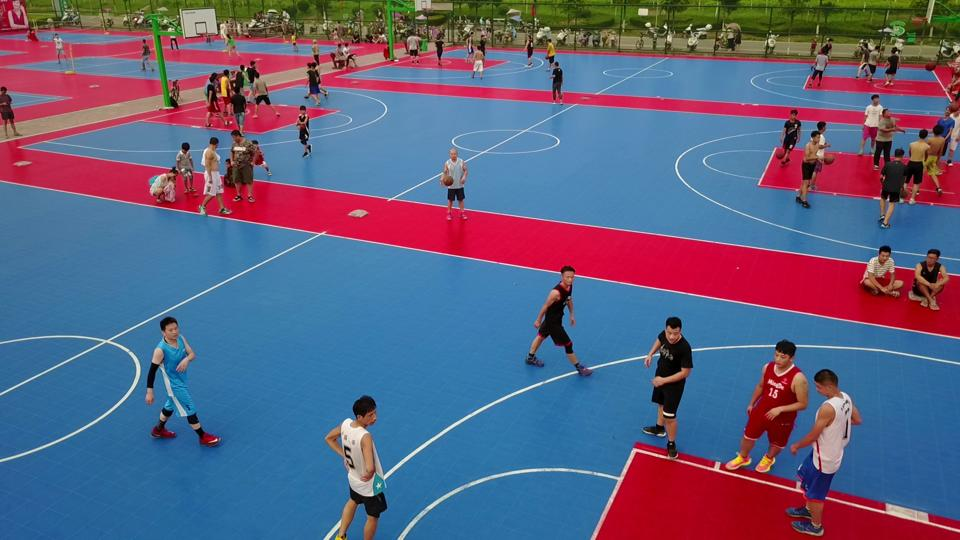
#> input picture 0000085_00001_d_0000008.jpg, 960 x 540 px, found by its file name
$ python crowdDetectionScript.py
#> lines starting #> are read from the running program, lines starting #| are printed output that depends on the picture
import pandas as pd
import numpy as np
from PIL import Image, ImageOps
import matplotlib.pyplot as plt
import random
# data = pd.read_fwf(r"C:\Users\ayush\Desktop\minor project\VisDrone_Dataset\VisDrone2019-DET-train\VisDrone2019-DET-train\labels\0000084_02139_d_0000007.txt")


input_file = r"D:\Projects\UAV comm\server\0000085_00001_d_0000008.txt"
output_file = "output.txt"

with open(input_file, "r") as f:
#> (reads 0000085_00001_d_0000008.txt from the repository)
    content = f.read()
    content_with_commas = content.replace(" ", ",")

with open(output_file, "w") as f:
    f.write(content_with_commas)

#print("Commas inserted successfully.")


data = pd.read_csv(r"D:\Projects\UAV comm\server\output.txt")
#> (reads output.txt from the repository)


filtered_data = data[(data['0'] == 1) | (data['0'] == 0)]

filtered_data['0.7074074074074075'] = 1 - filtered_data['0.7074074074074075']
filtered_data = filtered_data.reset_index(drop=True)


import pandas as pd
import math

rows = []
vis = set([])
# Sample data
for i in range(50):
    def find_closest_rows(filtered_data, num_iterations):
        # Start from row 0


        current_row_index = i
        closest_rows = [current_row_index]
        visited_rows = set([current_row_index])

        for _ in range(num_iterations):
            current_row = filtered_data.iloc[current_row_index]
            distances = []

            # Calculate Euclidean distance from the current row to unvisited rows
            for index, row in filtered_data.iterrows():
                if index != current_row_index and index not in visited_rows:
                    euclidean_distance = math.sqrt((current_row['0.190625'] - row['0.190625'])**2 + (current_row['0.7074074074074075'] - row['0.7074074074074075'])**2)
                    distances.append((index, euclidean_distance))

            if not distances:
                # All remaining rows are visited
                break

            # Find the row with the minimum Euclidean distance
            min_distance_row = min(distances, key=lambda x: x[1])
            if min_distance_row[1]>0.09:
                #print("Exceeded threshold")
                break
            current_row_index = min_distance_row[0]
            closest_rows.append(current_row_index)
            visited_rows.add(current_row_index)

            #print(f"Minimum distance at iteration {_ + 1}: {min_distance_row[1]}")

        if len(closest_rows)==6:

            l = 0  # Initialize l

            while l < len(closest_rows):
                if closest_rows[l] in vis:
                    closest_rows.pop(l)
                else:
                    l += 1


            for l in range(len(closest_rows)):
                vis.add(closest_rows[l])
            if len(closest_rows)>2:
                rows.append(closest_rows)


        return closest_rows

    # Usage example
    closest_rows = find_closest_rows(filtered_data, 5)
    #print("Closest rows:", closest_rows)


print(len(rows))


# Open the image using Pillow
image = Image.open(r"D:\Projects\UAV comm\server\0000085_00001_d_0000008.jpg")  # Replace with the path to your image file
#> image is the input picture: PIL image 960x540 RGB; mean R, G, B 95.1, 96.5, 126.8

# Get the image dimensions
image = ImageOps.flip(image)
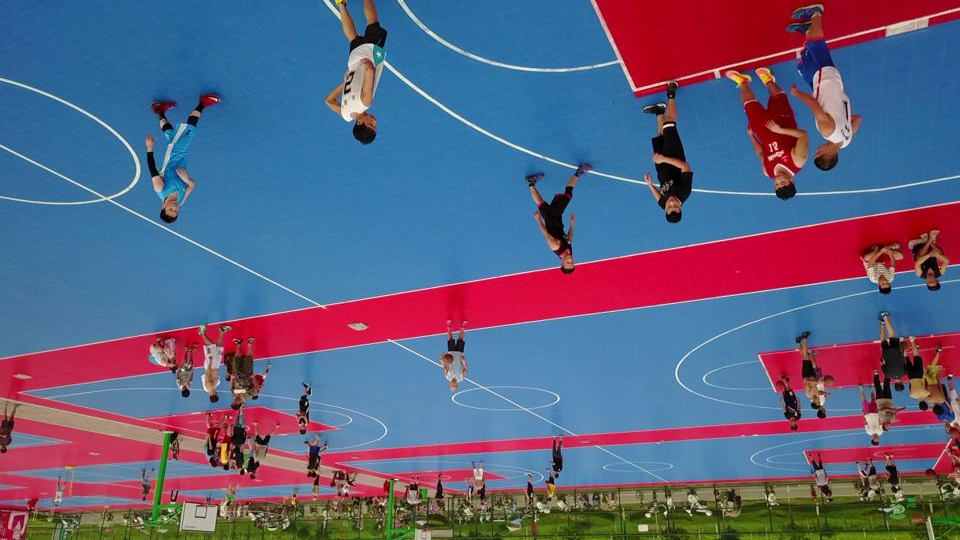
#> image: PIL image 960x540 RGB; mean R, G, B 95.1, 96.5, 126.8
width, height = image.size
#> width = 960; height = 540

# Define the rows data containing 6 lists (replace with your data)


# Create a Matplotlib figure
fig, ax = plt.subplots()

# Display the image on the Matplotlib axes
ax.imshow(image)

# Invert the y-axis
ax.invert_yaxis()

# Define a list of colors for each row
colors = ['r', 'g', 'b', 'c', 'm', 'y', 'w']

# Plot points from each row with a different color
for i, row_index in enumerate(rows):
    color = colors[i % len(colors)]  # Get a color from the list
    x_coordinate = filtered_data['0.190625'].iloc[row_index]
    y_coordinate = filtered_data['0.7074074074074075'].iloc[row_index]
    ax.plot(x_coordinate * width, y_coordinate * height, color + ' o')  # 'ro' for red, 'go' for green, etc.

# Set the aspect ratio to 'auto' to prevent distortion of the image
# ax.set_aspect('auto')

# Show the plot
plt.savefig('result.jpg')
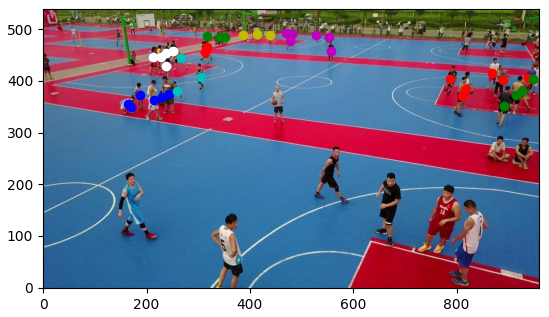
#> figure drawn by matplotlib, 1 panel
